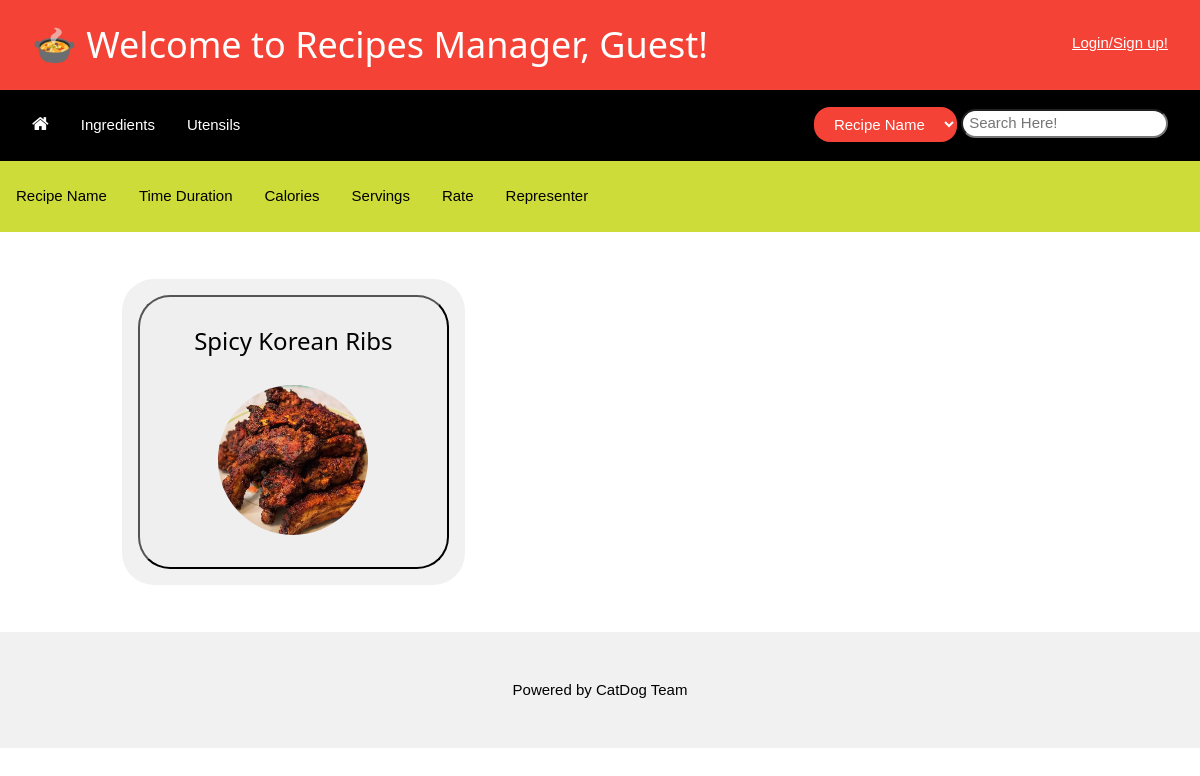
The page / on the database its author committed.
### recipeManager/models.py (models this page shows)
class Recipe(models.Model):
    recipeID = models.AutoField(primary_key=True)
    recipeName = models.CharField(max_length=50)
    category = models.ManyToManyField(RecipeCategory, related_name="recipeCategory")
    ingredient = models.ManyToManyField(Ingredient, related_name="ingredients")
    ingredientAmount = models.JSONField()
    utensil = models.ManyToManyField(Utensil, related_name="utensils", blank=True)
    duration = models.DurationField()
    steps = models.TextField(max_length=3000)
    servings = models.FloatField()
    calories = models.FloatField()
    rating = models.FloatField(default=0)
    numRater = models.IntegerField(default=0)
    recipeImg = models.ImageField(upload_to ='recipe', blank=True, null=True, default='default/noImage.jpeg')
    chefName = models.CharField(max_length=50, default='admin')

### recipeManager/views.py (the view, shortened to what this page needs)
# urls.py: path('', views.index, name='index'),
def index(request):
    message = "No Result!"
    allRecipe = Recipe.objects.all()
    user_fname = ', Guest'
    login_stat = True
    if request.user.is_authenticated:
        user_fname = ', ' + request.user.get_short_name()
        login_stat = False
    submittedValue = request.POST
    template = loader.get_template('recipeManager/index.html')
    context = {
        'loginStat' : login_stat,
        'name' : user_fname,
        'allRecipe': allRecipe,
        'message' : message,
    }
    return HttpResponse(template.render(context, request))

### recipeManager/templates/recipeManager/index.html (shortened to what this page needs)
<!DOCTYPE html>
<html>
    <head>
        <link rel="stylesheet" href="/static/recipeManager/css/w3.css">
        <link rel="stylesheet" href="https://cdnjs.cloudflare.com/ajax/libs/font-awesome/4.7.0/css/font-awesome.min.css">
    </head>
    <body>
        <header class="w3-container w3-bar w3-red">
            <h1 class="w3-bar-item w3-animate-zoom">&#127858 Welcome to Recipes Manager{{name}}!</h1>
            {% if loginStat %}
                <div >
                    <a href="login/" class="w3-bar-item w3-block w3-mobile w3-padding-32 w3-right">Login/Sign up!</a>
                </div>
            {% else %}
                <a href={% url 'logout' %} class="w3-bar-item w3-block w3-mobile w3-padding-32 w3-right">Logout!</a><a href="profile/" class="w3-bar-item w3-block w3-mobile w3-padding-32 w3-right">Profile Setting</a>
            {% endif%}
        </header>
        <div class="w3-bar w3-black">
            <div class="w3-panel w3-left">
                <a href="/" class="w3-bar-item w3-button"><i class="w3-large fa fa-home"></i></a>
                <a href="ingredient/" class="w3-bar-item w3-button ">Ingredients</a>
                <a href="utensil/" class="w3-bar-item w3-button">Utensils</a>
            </div>
            <div class="w3-container w3-right">
                <form class="w3-panel" method="post">
                    <select class="w3-button w3-red w3-round-xlarge" id="search" name="search">
                        <option value="recipeName">Recipe Name</option>
                    </select>
                    <input class="w3-round-xlarge" type="search" id="searchFor" name="searchFor" placeholder=" Search Here!">
                </form>
            </div>
        </div>
        <div class="w3-bar w3-lime w3-margin-bottom w3-padding-16">
            <form method="post">
                <button class="w3-bar-item w3-button" type="submit" name="sortSubmit" value="recipeName">Recipe Name</button>
                <button class="w3-bar-item w3-button" type="submit" name="sortSubmit" value="duration">Time Duration</button>
                <button class="w3-bar-item w3-button" type="submit" name="sortSubmit" value="calories">Calories</button>
                <button class="w3-bar-item w3-button" type="submit" name="sortSubmit" value="servings">Servings</button>
                <button class="w3-bar-item w3-button" type="submit" name="sortSubmit" value="rating">Rate</button>
                <button class="w3-bar-item w3-button" type="submit" name="sortSubmit" value="chefName">Representer</button>
            </form>
        </div>
        <div class="w3-content" style="max-width:1100px">
            <div class="w3-container">
                {% if allRecipe %}
                    <ul>
                        <div class="w3-row">
                            {% for item in allRecipe %}
                                <div class="w3-mobile w3-container w3-col s4 w3-round-xxlarge w3-light-grey w3-padding-16 w3-margin">
                                    <button onclick="document.getElementById('{{ item.recipeID }}').style.display='block'" class="w3-bar w3-round-xxlarge w3-padding-16">
                                        <h3>{{ item.recipeName }}</h3>
                                        <img class="w3-circle w3-padding-16 w3-border-aqua" width="150px" src="/media/{{ item.recipeImg }}" alt="{{ item.recipeName }}">
                                    </button>
                                </div>
                            {% endfor %}
                        </div>
                    </ul>
                {% else %}
                    {% if message %}
                        <div class="w3-panel w3-red">
                            <p><b>{{ message }}</b></p>
                        </div>
                    {% endif %}
                {% endif %}
            </div>
        </div>
        <footer class="w3-center w3-light-grey w3-padding-32 w3-margin-top">
            <p>Powered by CatDog Team</p>
        </footer>
    </body>
</html>

### recipeManager/static/recipeManager/css/w3.css (style rules this page uses)
*,*:before,*:after { box-sizing:inherit }
html { -ms-text-size-adjust:100%;-webkit-text-size-adjust:100% }
body { margin:0 }
article,aside,details,figcaption,figure,footer,header,main,menu,nav,section { display:block }
a { background-color:transparent }
img { border-style:none }
button,input,select,textarea,optgroup { font:inherit;margin:0 }
button,input { overflow:visible }
button,select { text-transform:none }
button,[type=button],[type=reset],[type=submit] { -webkit-appearance:button }
[type=search] { -webkit-appearance:textfield;outline-offset:-2px }
html,body { font-family:Verdana,sans-serif;font-size:15px;line-height:1.5 }
html { overflow-x:hidden }
h1 { font-size:36px }
h3 { font-size:24px }
h1,h2,h3,h4,h5,h6 { font-family:"Segoe UI",Arial,sans-serif;font-weight:400;margin:10px 0 }
img { vertical-align:middle }
a { color:inherit }
.w3-btn,.w3-button { border:none;display:inline-block;padding:8px 16px;vertical-align:middle;overflow:hidden;text-decoration:none;color:inherit;background-color:inherit;text-align:center;cursor:pointer;white-space:nowrap }
.w3-btn,.w3-button { -webkit-touch-callout:none;-webkit-user-select:none;-khtml-user-select:none;-moz-user-select:none;-ms-user-select:none;user-select:none }
.w3-bar { width:100%;overflow:hidden }
.w3-bar .w3-bar-item { padding:8px 16px;float:left;width:auto;border:none;display:block;outline:0 }
.w3-bar .w3-button { white-space:normal }
.w3-block { display:block;width:100% }
.w3-container:after,.w3-container:before,.w3-panel:after,.w3-panel:before,.w3-row:after,.w3-row:before,.w3-row-padding:after,.w3-row-padding:before, .w3-cell-row:before,.w3-cell-row:after,.w3-clear:after,.w3-clear:before,.w3-bar:before,.w3-bar:after { content:"";display:table;clear:both }
.w3-col,.w3-half,.w3-third,.w3-twothird,.w3-threequarter,.w3-quarter { float:left;width:100% }
.w3-col.s4 { width:33.33333% }
.w3-content,.w3-auto { margin-left:auto;margin-right:auto }
.w3-content { max-width:980px }
.w3-circle { border-radius:50% }
.w3-round-xlarge { border-radius:16px }
.w3-round-xxlarge { border-radius:32px }
.w3-container,.w3-panel { padding:0.01em 16px }
.w3-panel { margin-top:16px;margin-bottom:16px }
.w3-animate-zoom { animation:animatezoom 0.6s }
.w3-large { font-size:18px!important }
.w3-center { text-align:center!important }
.w3-margin { margin:16px!important }
.w3-margin-top { margin-top:16px!important }
.w3-margin-bottom { margin-bottom:16px!important }
.w3-padding-16 { padding-top:16px!important;padding-bottom:16px!important }
.w3-padding-32 { padding-top:32px!important;padding-bottom:32px!important }
.w3-left { float:left!important }
.w3-right { float:right!important }
.w3-lime,.w3-hover-lime:hover { color:#000!important;background-color:#cddc39!important }
.w3-red,.w3-hover-red:hover { color:#fff!important;background-color:#f44336!important }
.w3-black,.w3-hover-black:hover { color:#fff!important;background-color:#000!important }
.w3-light-grey,.w3-hover-light-grey:hover,.w3-light-gray,.w3-hover-light-gray:hover { color:#000!important;background-color:#f1f1f1!important }
.w3-border-aqua,.w3-hover-border-aqua:hover { border-color:#00ffff!important }

### rows shown on the page
Recipe: recipeName "Spicy Korean Ribs", recipeImg (picture)

### other values the page prints
{{ name }} ", Guest"
